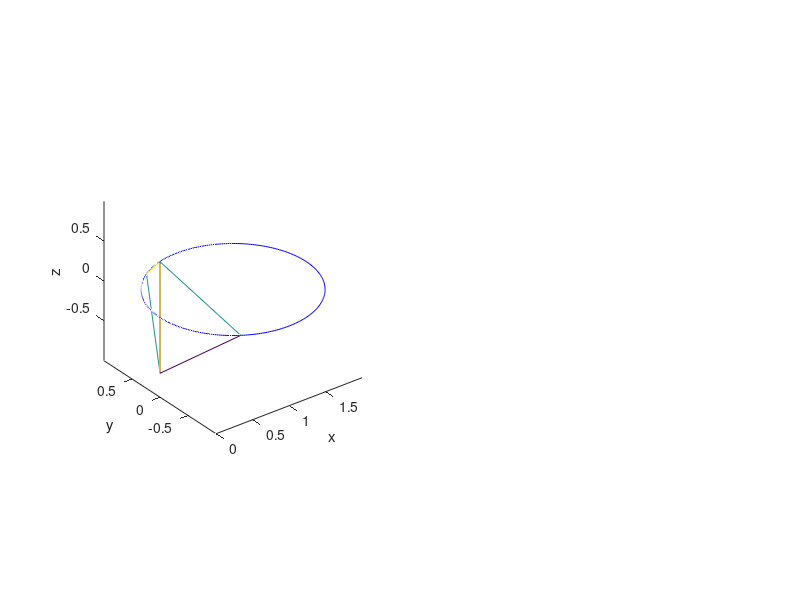

The MATLAB script that drew this image: (Note: this script raises an error after producing the figure.)

clear

figure(2)
clf

th = linspace(0,2*pi,300);
subplot(1,2,1);
radius = 1;
plot3( radius*-(cos(th)-1),radius*sin(th), zeros(size(th)), 'b-');
axis equal;
xlabel('x');
ylabel('y');
zlabel('z');
hold on;

v1 = [ 0, 0, -0.7 ];
v2 = [ 0, 0,  0.7 ];
t = 1; % initial angle for face size
s = 0.9; % scale on each iteration
num = 50;
kappa1 = zeros(num,1);
kappa2 = zeros(num,1);
kappa3 = zeros(num,1);
kappa4 = zeros(num,1);

for j = 1:num
    v3 = radius*[ -(cos(t)-1), sin(t), 0 ];
    v4 = radius*[ -(cos(-t)-1), sin(-t), 0];
    V = [ v1; v2; v3; v4 ];
    T = [1,2,3;2,1,4];
    tm = trimesh( T, V(:,1), V(:,2), V(:,3) );
    tm.FaceAlpha = 0;
    tm.EdgeColor = [0,0,0];

    N = faceNormals( T, V );
    n1 = N(1,:);
    n2 = N(2,:);
    % make a local frame at the edge
    e1 = makeUnitLength(v2 - v1);
    e2 = n1;
    e3 = makeUnitLength(cross( e1, e2 ));
    E = [e1', e2', e3'];
    % find coords of N2 in this frame
    c = E'*n2';
    theta1 = atan2( c(3), c(2) );   
    % the unsigned version of the angle to debug
    % theta2 = acos( dot(n1,n2) ); 

    BC = barycenters(T,V);
%     BC = barycenter(V,T);

    % should dual edge run along the surface?
    % should it be projected to be perp to normal?
    % all this might be irrelevant for small triangles
    dualEdge = BC(2,:) - BC(1,:);
    dualEdgeLen = norm(dualEdge);

    % here is the geodesic distance
    % could do this sum to the midpoint of the edge
    % to make an easy version that works in general.
    dualEdgeGeoLen = norm(BC(2,:)) + norm(BC(1,:));

    del(j) = dualEdgeLen;
    kappa1(j) = 4 * tan(theta1/2) / dualEdgeGeoLen;
    kappa2(j) = 2* theta1 / dualEdgeGeoLen;
    kappa3(j) = 4 * tan(theta1/2) / dualEdgeLen;
    kappa4(j) = 2* theta1 / dualEdgeLen
    
    % shrink edge verts just to make it pretty
    v1 = v1*s;
    v2 = v2*s;
    t = t*s;
end
subplot(1,2,2);
plot( 1:num, kappa1,'b');
hold on;
plot( 1:num, kappa2,'r');
plot( 1:num, kappa3,'g');
plot( 1:num, kappa4,'k');
legend(["1","2","3","4"]);
yline( 1/radius, 'k:')
ylabel('kappa estimate')'
xlabel('smaller and smaller triangles')
% look at the region around the true curvature
ylim([1/radius/1.2,1.2*1/radius]);

function n = faceNormals( T, V )
    e1 = V(T(:,2),:) - V(T(:,1)); 
    e2 = V(T(:,3),:) - V(T(:,1)); 
    n = cross( e1, e2 );
    n = makeUnitLength(n);
end

function v = makeUnitLength( v )
    % makes vectors stored in different rows unit length
    v = v ./ sqrt( sum ( v.^2, 2 ) );
end

function BC = barycenters( T, V )
    BC = zeros( size(T) );    
    for i = 1:size(T,1)
        BC(i,:) = sum( V(T(i,:),:,1));
    end
end